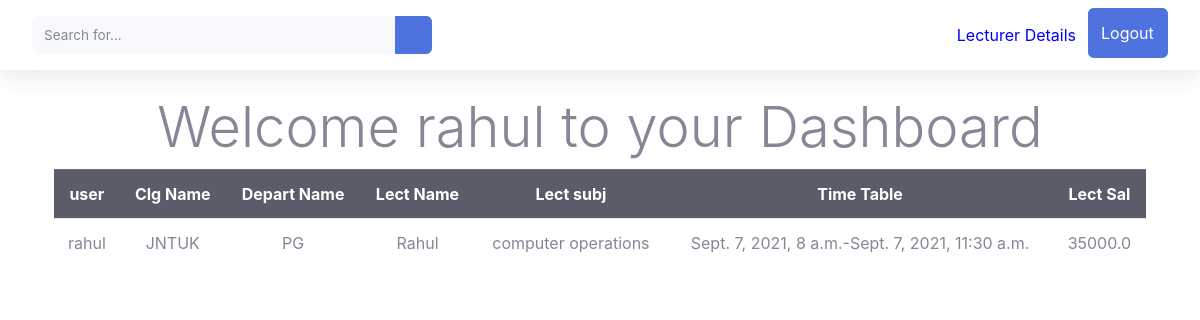
/lecturer/ (signed in), run on the app's committed database.
### cmsapp/models.py (models this page shows, shortened)
class User(AbstractUser):
    is_admin=models.BooleanField('Register as admin',default=False)
    is_lecturer=models.BooleanField('Register as Lecturer',default=False)
    is_student=models.BooleanField('Register as Student',default=False)
    is_staff=models.BooleanField('Register as Staff',default=False)

class Lecturer(models.Model):
    user=models.OneToOneField(User,on_delete=models.CASCADE)
    clg_name = models.ForeignKey(College, on_delete=models.CASCADE,blank=True)
    dep_name = models.ForeignKey(Depart, on_delete=models.CASCADE)
    lect_name = models.CharField(max_length=20)
    lect_subj=models.ForeignKey(Subject,on_delete=models.CASCADE)
    time_table = models.ForeignKey(TimeTable, on_delete=models.CASCADE)
    lect_sal=models.ForeignKey(Salary,on_delete=models.CASCADE)

class College(models.Model):
    clg_name = models.CharField(max_length=20, primary_key=True,blank=True)
    def __str__(self):
        return self.clg_name

class Depart(models.Model):
    id = models.IntegerField(primary_key=True)
    clg_name = models.ForeignKey(College, on_delete=models.CASCADE)
    dep_name = models.CharField(max_length=20)
    def __str__(self):
        return self.dep_name

class Subject(models.Model):
    sub_name = models.CharField(max_length=20)
    def __str__(self):
        return self.sub_name

class TimeTable(models.Model):
    clg_name = models.ForeignKey(College, on_delete=models.CASCADE)
    dep_name = models.ForeignKey(Depart, on_delete=models.CASCADE)
    bran_name = models.ForeignKey(Branch, on_delete=models.CASCADE)
    time_start = models.DateTimeField()
    time_end = models.DateTimeField()

class Salary(models.Model):
    salary = models.FloatField(max_length=30)
    def __str__(self):
        return str(self.salary)

### cmsapp/views.py (the view)
# urls.py: path('lecturer/',views.lecturer,name='lecturer'), #getting individual lecturer data
def lecturer(request):
    if request.user.is_authenticated:
        lect = Lecturer.objects.get(user_id=request.user.id)
        context = {'lect':lect}
        return render(request,'registration/lecturer.html',context)

### templates/registration/lecturer.html (shortened to what this page needs)
{% extends 'registration/home.html' %}
{% block content %}
<div class="container">
 <h5 class="text-center display-4">Welcome {{user.username}}  to your Dashboard </h5>
</div>
<div class="container">
    <table class="table table-hover">
    <tbody class="table table-striped table-hover">
      <tr class="thead-dark text-center">
          <th>user</th>
          <th>Clg Name</th>
          <th>Depart Name</th>
          <th>Lect Name</th>
          <th>Lect subj</th>
          <th>Time Table</th>
          <th>Lect Sal</th>
      </tr>
        <tr class="text-center">
          <td>{{lect.user}}</td>
    <td>{{lect.clg_name}}</td>
    <td>{{lect.dep_name}}</td>
    <td>{{lect.lect_name}}</td>
    <td>{{lect.lect_subj}}</td>
    <td>{{lect.time_table.time_start}}-{{ lect.time_table.time_end }}</td>
    <td>{{lect.lect_sal}}</td>
        </tr>
    </tbody>
  </table>
    </div>
{% endblock %}

### templates/registration/home.html (style rules this page uses)
body { font-family: 'Roboto', sans-serif; }

### data on the page
User: username "rahul"
Lecturer: user "rahul", clg_name "JNTUK", dep_name "PG", lect_name "Rahul", lect_subj "computer operations", time_table.time_start "Sept. 7, 2021, 8 a.m.", time_table.time_end "Sept. 7, 2021, 11:30 a.m.", lect_sal "35000.0"
